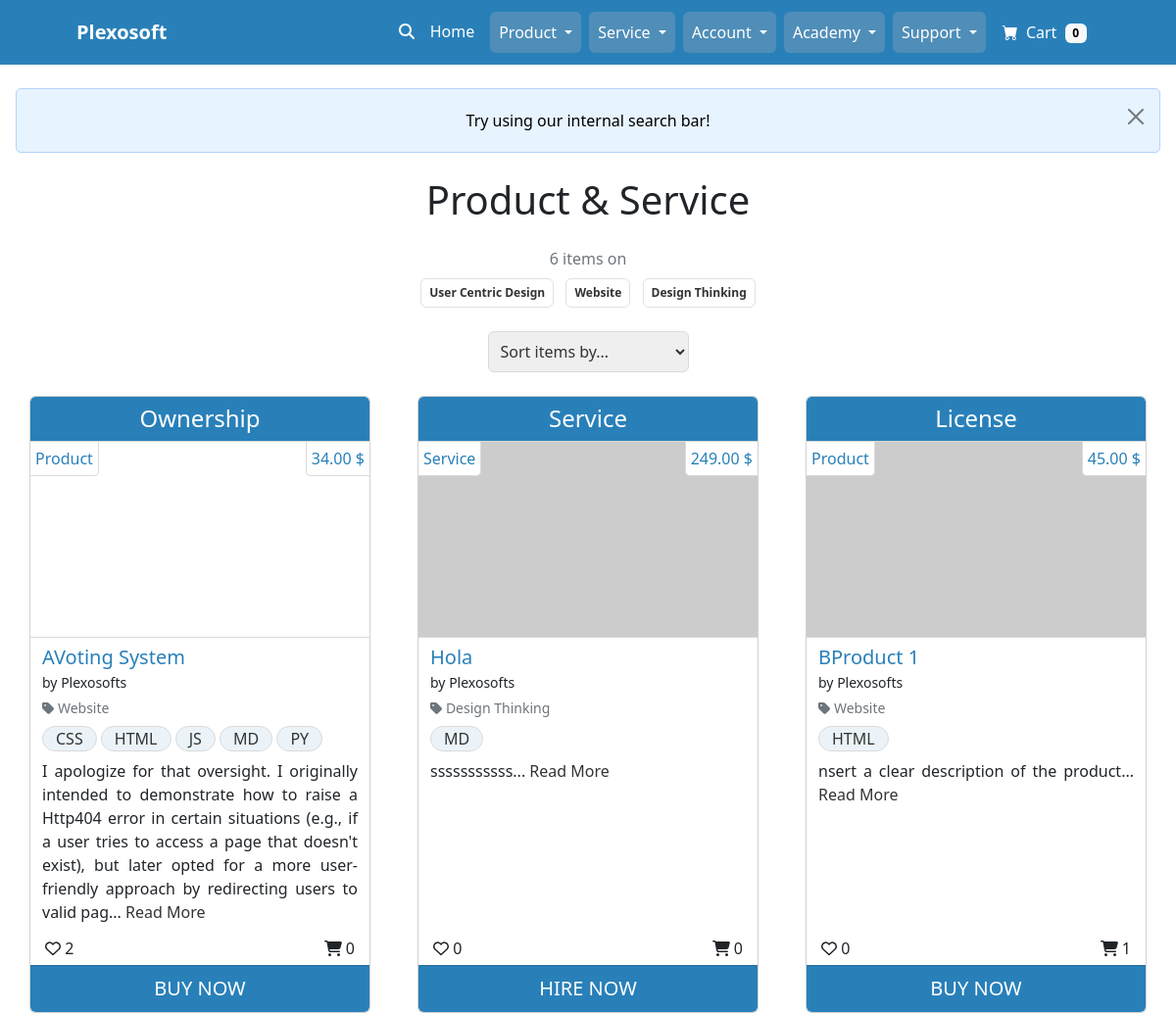
/all/ (upper part), run on an earlier commit of the app's database.
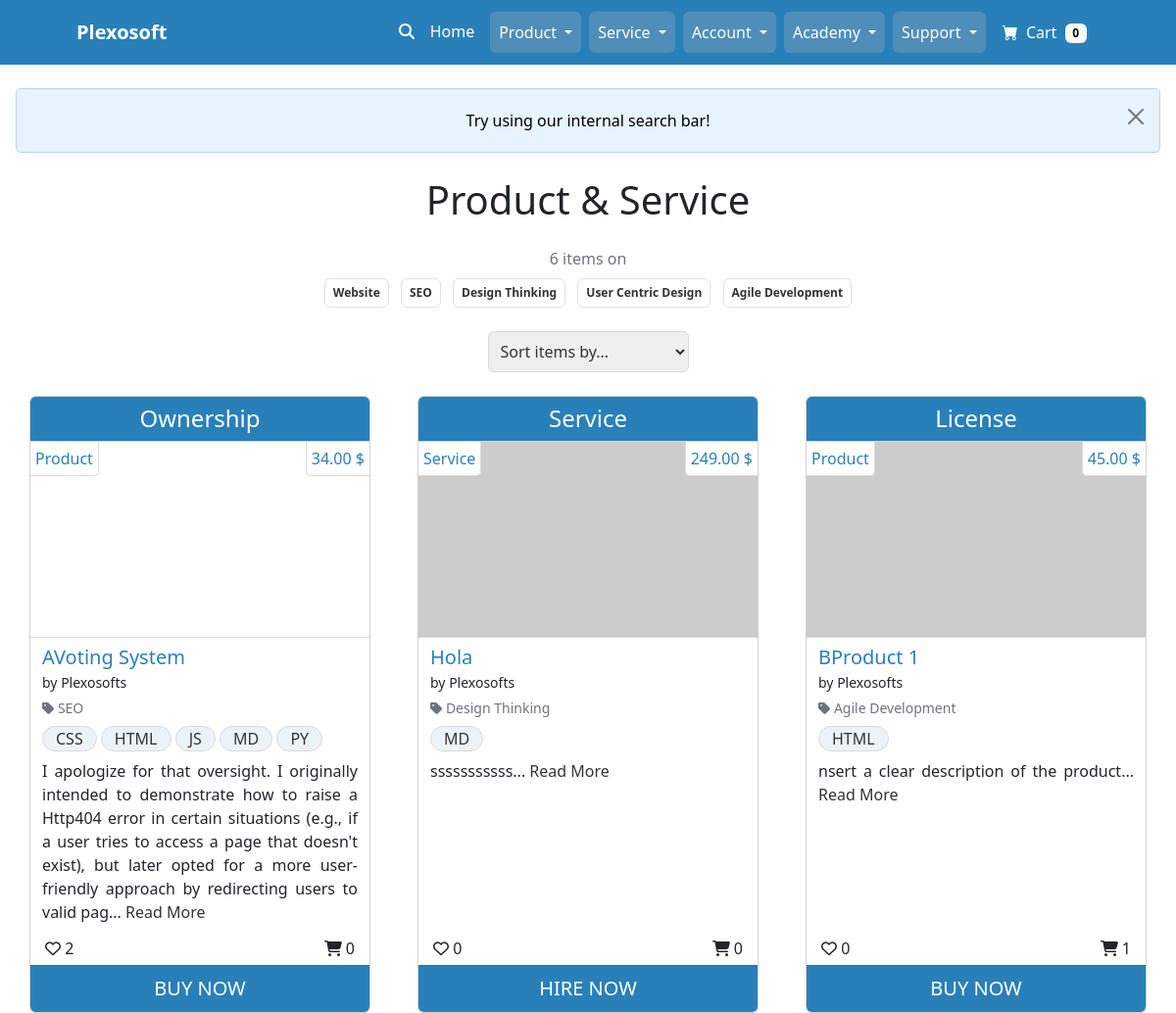
And on a later commit of the database.
### product_service/models.py (models this page shows, shortened)
class Category(models.Model):
    category_name = models.CharField(max_length=64, unique=True)
    alt_name = models.CharField(max_length=64, unique=True)
    class Meta:
        ordering = ['category_name']
        verbose_name_plural = "Categories"
    def __str__(self):
        return self.category_name

class Product(models.Model):
    title = models.CharField(max_length=64, unique=True)
    sku = models.CharField(max_length=64, unique=True)
    price = models.DecimalField(max_digits=6, decimal_places=2)
    description = models.TextField(max_length=528)
    status = models.IntegerField(choices=STATUS, default=0)
    category = models.ForeignKey(
        Category, on_delete=models.SET_NULL,
        related_name='product_categories', null=True, blank=True)
    excerpt = models.CharField(max_length=264)
    type = models.IntegerField(choices=SCOPE_TYPE, default=1)
    instance = models.IntegerField(choices=INSTANCE_TYPE, default=0)
    code = models.ManyToManyField(CodeType, related_name="code_type")
    service = models.ManyToManyField(ServiceType, related_name="service_type")
    preview = models.URLField(
        max_length=1024, null=True, blank=True, unique=True)
    docs = models.URLField(
        max_length=1024, null=True, blank=True, unique=True)
    slug = models.SlugField(max_length=200, unique=True, blank=True)
    image = models.ImageField(null=True, blank=True)
    image_url = models.URLField(max_length=1024, null=True, blank=True)
    author = models.ForeignKey(
        'homepage.UserProfile', on_delete=models.SET_NULL,
        related_name='product_authors', null=True)
    created_on = models.DateTimeField(auto_now_add=True)
    likes = models.ManyToManyField(
        'homepage.Like', related_name='product_likes', blank=True)
    comments = models.ManyToManyField(
        'homepage.Comment', related_name='product_comments', blank=True)
    transactions = models.ManyToManyField(
        'homepage.UserProfile', through='Transaction',
        related_name='product_transactions', blank=True)
    download_url = models.ManyToManyField(
        'Download', related_name='product_downloads', blank=True)
    class Meta:
        ordering = ['title']

class CodeType(models.Model):
    code = models.CharField(max_length=64, unique=True)
    class Meta:
        ordering = ['code']
        verbose_name_plural = "CodeTypes"
    def __str__(self):
        return self.code

class Service(models.Model):
    title = models.CharField(max_length=64, unique=True)
    sku = models.CharField(max_length=64, unique=True)
    price = models.DecimalField(max_digits=6, decimal_places=2)
    description = models.TextField(max_length=528)
    status = models.IntegerField(choices=STATUS, default=0)
    category = models.ForeignKey(
        Category, on_delete=models.SET_NULL,
        related_name='service_categories', null=True, blank=True)
    excerpt = models.CharField(max_length=264)
    type = models.IntegerField(choices=SCOPE_TYPE, default=1)
    instance = models.IntegerField(choices=INSTANCE_TYPE, default=1)
    code = models.ManyToManyField(CodeType, related_name="code_type_service")
    service = models.ManyToManyField(
        ServiceType, related_name="on_service_type")
    preview = models.URLField(
        max_length=1024, null=True, blank=True, unique=True)
    docs = models.URLField(
        max_length=1024, null=True, blank=True, unique=True)
    slug = models.SlugField(max_length=200, unique=True, blank=True)
    image = models.ImageField(null=True, blank=True)
    image_url = models.URLField(max_length=1024, null=True, blank=True)
    author = models.ForeignKey(
        'homepage.UserProfile', on_delete=models.SET_NULL,
        related_name='service_authors', null=True)
    created_on = models.DateTimeField(auto_now_add=True)
    likes = models.ManyToManyField(
        'homepage.Like', related_name='service_likes', blank=True)
    comments = models.ManyToManyField(
        'homepage.Comment', related_name='service_comments', blank=True)
    transactions = models.ManyToManyField(
        'homepage.UserProfile', through='Transaction',
        related_name='service_transactions', blank=True)
    download_url = models.ManyToManyField(
        'Download', related_name='service_downloads', blank=True)
    class Meta:
        ordering = ['title']

### homepage/models.py (models this page shows)
class UserProfile(AbstractUser):
    email = models.EmailField(
        unique=True)
    role = models.IntegerField(choices=ROLES, default=0)
    type = models.IntegerField(choices=USER_TYPE, default=0)
    status = models.IntegerField(choices=STATUS, default=2)
    user_transactions = models.ManyToManyField(
        'product_service.Product',
        through='product_service.Transaction',
        related_name='user_profiles')
    class Meta:
        ordering = ['username']
    def __str__(self):
        return f'{self.username}'

### homepage/views.py (the view, shortened to what this page needs)
# urls.py: path('all/', AllProductServiceListView.as_view(),
class AllProductServiceListView(generic.ListView):
    model = Product
    template_name = 'all_product_service/all_product_service.html'
    paginate_by = 6
    search = None
    searched_items = None
    def get(self, request, *args, **kwargs):
        self.search = request.GET.get('q', '').strip()
        if not self.search:
            messages.info(
                request, 'Try using our internal search bar!')
            return super().get(request, *args, **kwargs)
    def get_queryset(self):
        if self.searched_items is not None:
            return self.searched_items
        try:
            products = list(Product.objects.filter(
                status=2).annotate(
                likescount=Count('likes'),
                transactionscount=Count('transactions')).order_by('-created_on'))
            services = list(Service.objects.filter(
                status=2).annotate(
                likescount=Count('likes'),
                transactionscount=Count('transactions')).order_by('-created_on'))
            combined_list = self.combine_products_and_services(
                products, services)
            return combined_list
        except Exception as e:
            logger.error(f"Error fetching products and services: {e}")
            return []
    def get_context_data(self, **kwargs):
        context = super().get_context_data(**kwargs)
        combined_list = self.get_queryset()
        paginator = Paginator(combined_list, self.paginate_by)
        page_number = self.request.GET.get('page', 1)
        try:
            page_obj = paginator.page(page_number)
        except EmptyPage:
            page_obj = paginator.page(paginator.num_pages)
        except PageNotAnInteger:
            page_obj = paginator.page(1)
        unique_categories = list(set([obj.category for obj in page_obj]))
        context['page_obj'] = page_obj
        context['categories'] = unique_categories
        context['is_paginated'] = len(combined_list) > self.paginate_by
        return context
    def combine_products_and_services(self, products, services):
        combined_list = []
        product_iter = iter(products)
        service_iter = iter(services)
        has_more_products = True
        has_more_services = True
        while has_more_products or has_more_services:
            if has_more_products:
                try:
                    combined_list.append(next(product_iter))
                except StopIteration:
                    has_more_products = False
            if has_more_services:
                try:
                    combined_list.append(next(service_iter))
                except StopIteration:
                    has_more_services = False
        return combined_list

### homepage/custom_context_processors.py (called while the page is built, shortened)
def get_verified_email(request):
    return {'get_verified_email': None}

### homepage/templates/all_product_service/all_product_service.html (shortened to what the changed rows need)
{% extends "base.html" %}
{% load static %}
{% block content %}
<div class="container px-4 px-lg-0">
    <div id="item-container" class="row gx-4 gx-lg-5 mt-4">
        <div class="row mb-4 m-0">
            <div class="col text-center">
                {% for c in categories %}
                <a class="category-badge text-decoration-none" href="{% url 'combined_items_all' %}/?q={{ c.alt_name}}">
                    <span class="p-2 mx-1 mt-2 badge badge-black rounded border border-muted">{{ c }}
                    </span>
                </a>
                {% endfor %}
            </div>
        </div>
        {% for item in page_obj %}
        <div class="col-lg-4 col-md-12 mb-5 col-sm-12 item">
            <div class="card h-100">
                {% if item.type %}
                <div class="card-header text-center h4">{{ item.get_type_display}}</div>
                {% elif item.instance %}
                <div class="card-header text-center h4">{{ item.get_instance_display}}</div>
                {% endif %}
                {% if item.instance == 0 %}
                <a href="{% url 'single_product' item.slug %}" class="row bg-thumbnail d-block">
                    <div class="col-12 bg-thumbnail-image" style="background-image: url('{{ item.image_url }}')">
                        <div class="d-flex justify-content-between">
                            <span class="thumbnail-tags-left">{{ item.get_instance_display }}</span>
                            <span class="thumbnail-tags-right price">{{ item.price }} $</span>
                        </div>
                    </div>
                </a>
                {% else %}
                <a href="{% url 'single_service' item.slug %}" class="row bg-thumbnail d-block">
                    <div class="col-12 bg-thumbnail-image" style="background-image: url('{{ item.image_url }}')">
                        <div class="d-flex justify-content-between">
                            <span class="thumbnail-tags-left">{{ item.get_instance_display }}</span>
                            <span class="thumbnail-tags-right price">{{ item.price }} $</span>
                        </div>
                    </div>
                </a>
                {% endif%}
                <div class="card-body pt-1 px-2 pb-1">
                    <div class="row">
                        <div class="col-12 d-inline-block">
                            <div class="p-1">
                                <div>
                                    {% if item.instance == 0 %}
                                    <a class="h5 pb-0 mb-0 title" href="{% url 'single_product' item.slug %}">
                                        {{ item.title }}
                                    </a>
                                    {% else %}
                                    <a class="h5 pb-0 mb-0 title" href="{% url 'single_service' item.slug %}">
                                        {{ item.title }}
                                    </a>
                                    {% endif%}
                                </div>
                                <small>by {{ item.author }}</small>
                                {% if item.category %}
                                <p class="small mt-1 mb-0">
                                    <a class="text-muted"
                                        href="{% url 'combined_items_all' %}/?q={{item.category.alt_name}}">
                                        <i class="fas fa-tag mr-1"></i>
                                        <span class="category">
                                            {{ item.category }}
                                        </span>
                                    </a>
                                </p>
                                {% endif %}
                                <p class="my-0 fs-6">
                                    {% for code in item.code.all %}
                                    <span class="item-tags d-inline-block m-0 mt-2">
                                        {{ code }}
                                    </span>
                                    {% endfor %}
                                </p>
                                <p class="my-0 fs-6 text-justify mt-2"> {{ item.excerpt|safe }}...
                                    <a class="read-more" href="">
                                        Read More
                                    </a>
                                </p>
                            </div>
                        </div>
                    </div>
                </div>
                <div class="row">
                    <div class="col-12">
                        <div class="d-flex justify-content-between">
                            <span class="likes-tags-left"><i class="fa-regular fa-heart"></i>
                                <span class="likes">
                                    {{ item.likescount }}
                                </span>
                            </span>
                            <span class="purchases-tags-right"><i class="fa-solid fa-cart-shopping"></i>
                                <span class="transactions">
                                    {{ item.transactionscount }}
                                </span>
                            </span>
                        </div>
                    </div>
                </div>
                {% if item.instance == 0 %}
                <a class="card-footer text-center fs-5 btn" href="{% url 'single_product' item.slug %}">
                    BUY NOW
                </a>
                {% else %}
                <a class="card-footer text-center fs-5 btn" href="{% url 'single_service' item.slug %}">
                    HIRE NOW
                </a>
                {% endif%}
            </div>
        </div>
        {% if forloop.counter|divisibleby:3 %}
    </div>
        {% endif %}
        {% endfor %}
</div>
{% endblock content %}

What changed in the data, as far as the page shows it:
now on this page (row unchanged): Category: category_name "SEO"
shown differently, row unchanged: Category "User Centric Design": moves down the list
now on this page (row unchanged): Category: category_name "Agile Development"
changed Product "Ownership": category "Website" → "SEO"
changed Product "License": category "Website" → "Agile Development"
